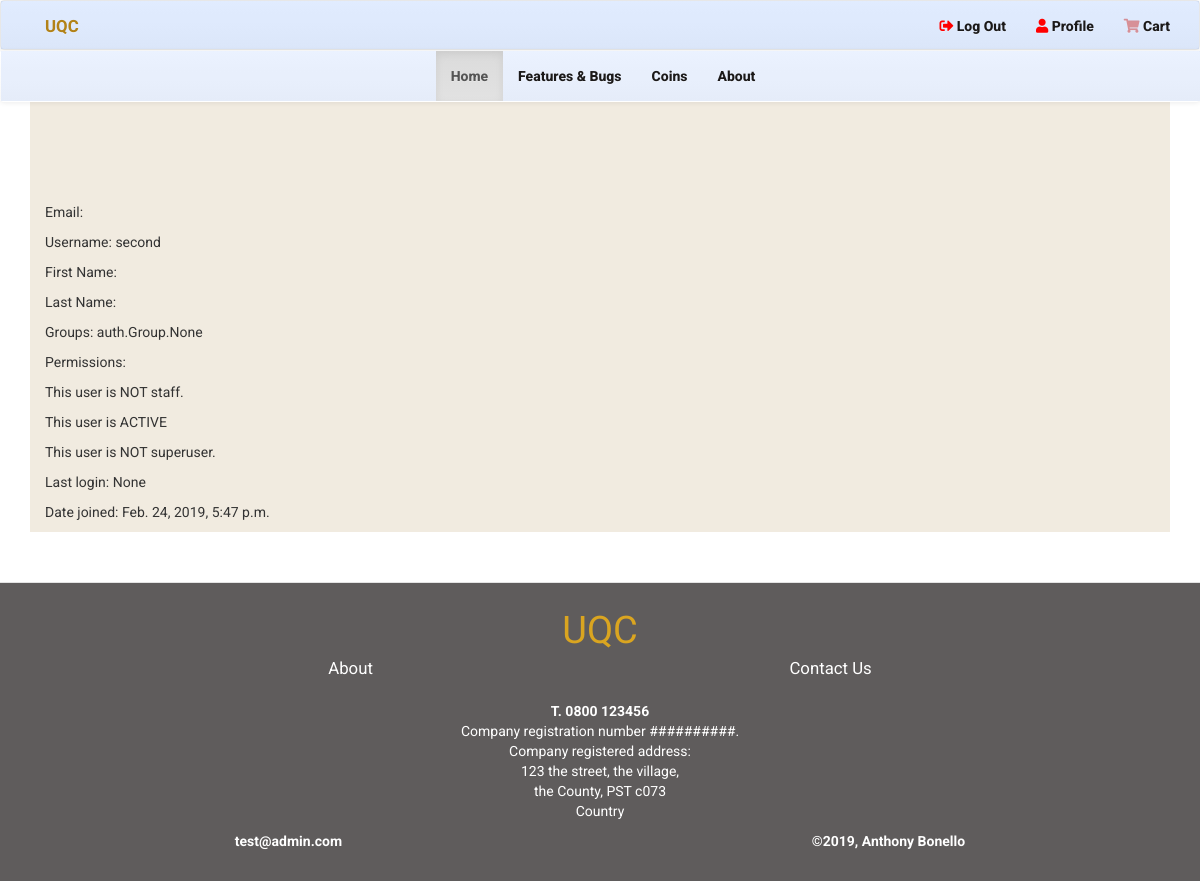
Before: /accounts/profile/ (signed in) with the older database file.
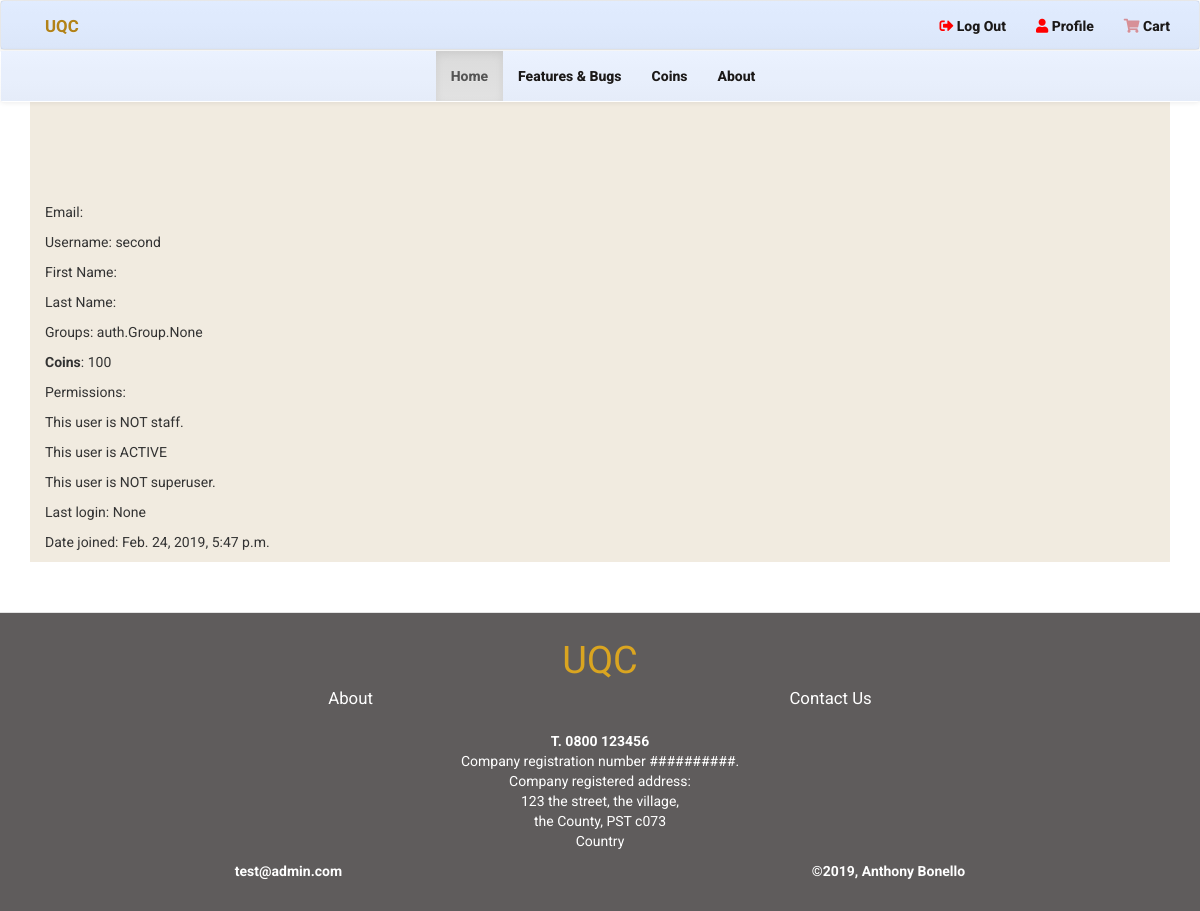
After: the same page with the newer database file.
### accounts/models.py (models this page shows, shortened)
class UserCoins(models.Model):
    user = models.ForeignKey(User, on_delete=models.CASCADE, related_name='relateduser')
    coin_amount = models.PositiveSmallIntegerField(default=0)
    class Meta:
        verbose_name_plural = "User coins"

### accounts/views.py (the view)
def user_profile(request):
    user = User.objects.get(email=request.user.email)
    return render(request, "profile.html", {"profile": user})

### cart/contexts.py (called while the page is built)
def cart_contents(request):
    cart = request.session.get('cart', {})
    cart_items = []
    total = 0
    product_count = 0
    for id, quantity in cart.items():
        product = get_object_or_404(Product, pk=id)
        total += quantity * product.price
        product_count += quantity
        cart_items.append({'id': id, 'quantity': quantity, 'product': product})
    return {'cart_items': cart_items, 'total': total, 'product_count': product_count}

### accounts/templates/profile.html (shortened to what this page needs)
{% extends 'base.html' %}
{% block content %}
<p>Email: {{ profile.email }}</p>
<p>Username: {{ profile.username }}</p>
<p>First Name: {{ profile.first_name }}</p>
<p>Last Name: {{ profile.last_name }}</p>
<p>Groups: {{ profile.groups }}</p>
{% for coins in profile.relateduser.all %}
<p><strong>Coins</strong>: {{ coins.coin_amount }}</p>
{% endfor %}
<p>Permissions: {{ profile.permissions }}</p>
{% if profile.is_staff %}
    <p>This user is STAFF</p>
{% else %}
    <p>This user is NOT staff.</p>
{% endif %}
{% if profile.is_active %}
    <p>This user is ACTIVE</p>
{% else %}
    <p>This user is NOT active.</p>
{% endif %}
{% if profile.is_superuser %}
    <p>This user is SUPERUSER</p>
{% else %}
    <p>This user is NOT superuser.</p>
{% endif %}
<p>Last login: {{ profile.last_login }}</p>
<p>Date joined: {{ profile.date_joined }}</p>
{% endblock %}

Changed rows visible on the page:
added UserCoins: coin_amount "100"
